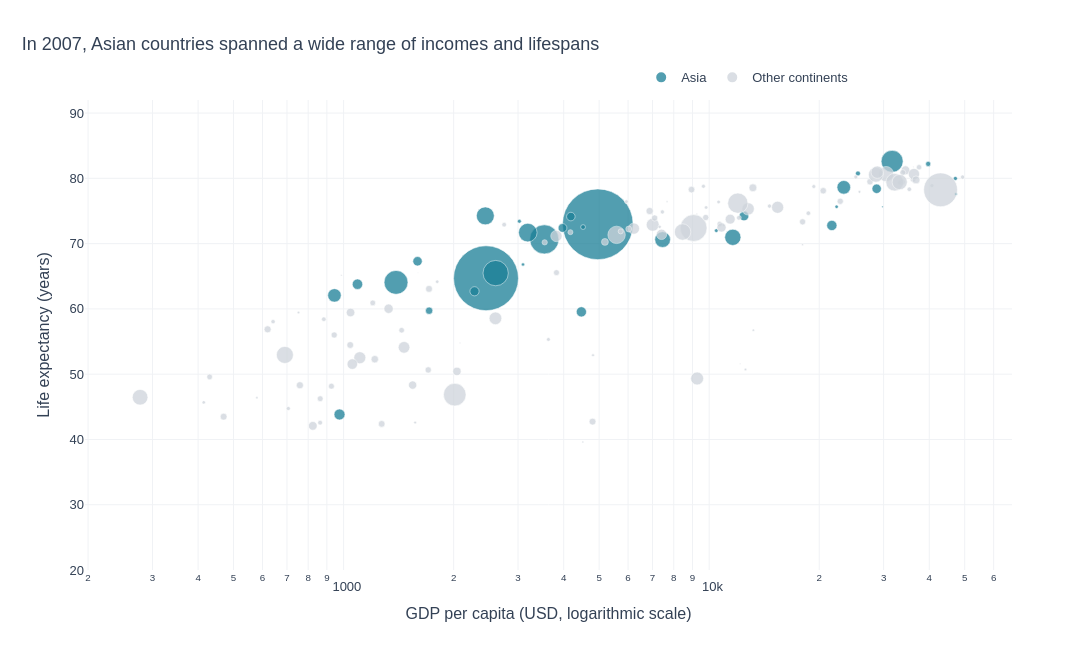

Write notebook code for a chart like this one.
### Markdown cell above
## Task 2 — Bubble chart: tell a story

**What to build:** A bubble chart (full 2007 dataset, all countries) where:
- x = GDP per capita (log scale)
- y = life expectancy
- size = population
- colour = ONE continent highlighted (your choice), all others grey
- At least one annotation explaining the highlighted group's story

> This is the grey-and-highlight technique applied to a bubble chart.

### Code cell
# Task 2 — Full Gapminder sample (2007); highlight Asia against grey context.
df_2007 = df[df.year == 2007].copy()
assert len(df_2007) == df.country.nunique() == 142
highlight = 'Asia'
df_2007['Highlight'] = df_2007.continent.apply(
    lambda c: highlight if c == highlight else 'Other continents')
# Draw grey bubbles first so coloured bubbles remain visible in front.
df_2007['Highlight'] = pd.Categorical(
    df_2007['Highlight'], categories=['Other continents', highlight], ordered=True)

asia_2007 = df_2007[df_2007.continent == highlight]
median_asia_gdp = asia_2007.gdpPercap.median()
median_asia_life = asia_2007.lifeExp.median()

fig2 = px.scatter(
    df_2007, x='gdpPercap', y='lifeExp', size='pop',
    color='Highlight', hover_name='country',
    hover_data={'continent':True, 'pop':':,', 'gdpPercap':':,.0f', 'lifeExp':':.1f', 'Highlight':False},
    color_discrete_map={'Other continents':'#CED4DB', 'Asia':'#197E96'},
    opacity=0.75, size_max=50, log_x=True,
    labels={'gdpPercap':'GDP per capita (USD, logarithmic scale)',
            'lifeExp':'Life expectancy (years)', 'pop':'Population', 'Highlight':''},
    title='In 2007, Asian countries spanned a wide range of incomes and lifespans')
fig2.add_annotation(
    x=median_asia_gdp, y=median_asia_life,
    text=f'Asia median: {median_asia_life:.1f} years<br>at ${median_asia_gdp:,.0f} GDP per person',
    showarrow=True, arrowhead=2, ax=120, ay=-95,
    arrowcolor='#197E96', bordercolor='#197E96', borderwidth=1,
    bgcolor='rgba(255,255,255,0.92)', font=dict(color='#24556A',size=12),
    borderpad=6)
fig2.update_layout(
    width=1100, height=650, template='plotly_white',
    title=dict(x=0.02),
    xaxis=dict(type='log', showgrid=True, gridcolor='#F0F2F5'),
    yaxis=dict(showgrid=True, gridcolor='#F0F2F5', range=[20,92]),
    legend=dict(title=None, orientation='h', y=1.08, x=0.6),
    margin=dict(l=85,r=80,t=100,b=80),
    paper_bgcolor='white', plot_bgcolor='white',
    font=dict(family='Arial',size=13,color='#334155'))
fig2.update_traces(marker=dict(line=dict(color='#FFFFFF', width=0.6)))
assert fig2.layout.xaxis.type == 'log'
assert len(fig2.data) == 2 and sum(len(trace.x) for trace in fig2.data) == 142
fig2.show()
print(f'{len(df_2007)} countries included; {len(asia_2007)} Asian countries highlighted. Asia median GDP/person: ${median_asia_gdp:,.0f}; median life expectancy: {median_asia_life:.1f} years.')

### Figure 1 — Plotly figure (JSON) as saved in the notebook; plotly's stock layout.template omitted (floating-point values rounded to 4 significant figures; data arrays with more than 128 entries replaced by an {"elided": "..."} marker saying what was removed)
{"data": [{"customdata": [["Asia", 31889923, "Asia"], ["Asia", 708573, "Asia"], ["Asia", 150448339, "Asia"], ["Asia", 14131858, "Asia"], ["Asia", 1318683096, "Asia"], ["Asia", 6980412, "Asia"], ["Asia", 1110396331, "Asia"], ["Asia", 223547000, "Asia"], ["Asia", 69453570, "Asia"], ["Asia", 27499638, "Asia"], ["Asia", 6426679, "Asia"], ["Asia", 127467972, "Asia"], ["Asia", 6053193, "Asia"], ["Asia", 23301725, "Asia"], ["Asia", 49044790, "Asia"], ["Asia", 2505559, "Asia"], ["Asia", 3921278, "Asia"], ["Asia", 24821286, "Asia"], ["Asia", 2874127, "Asia"], ["Asia", 47761980, "Asia"], ["Asia", 28901790, "Asia"], ["Asia", 3204897, "Asia"], ["Asia", 169270617, "Asia"], ["Asia", 91077287, "Asia"], ["Asia", 27601038, "Asia"], ["Asia", 4553009, "Asia"], ["Asia", 20378239, "Asia"], ["Asia", 19314747, "Asia"], ["Asia", 23174294, "Asia"], ["Asia", 65068149, "Asia"], ["Asia", 85262356, "Asia"], ["Asia", 4018332, "Asia"], ["Asia", 22211743, "Asia"]], "hovertemplate": "<b>%{hovertext}</b><br><br>GDP per capita (USD, logarithmic scale)=%{x:,.0f}<br>Life expectancy (years)=%{y:.1f}<br>Population=%{customdata[1]:,}<br>continent=%{customdata[0]}<extra></extra>", "hovertext": ["Afghanistan", "Bahrain", "Bangladesh", "Cambodia", "China", "Hong Kong, China", "India", "Indonesia", "Iran", "Iraq", "Israel", "Japan", "Jordan", "Korea, Dem. Rep.", "Korea, Rep.", "Kuwait", "Lebanon", "Malaysia", "Mongolia", "Myanmar", "Nepal", "Oman", "Pakistan", "Philippines", "Saudi Arabia", "Singapore", "Sri Lanka", "Syria", "Taiwan", "Thailand", "Vietnam", "West Bank and Gaza", "Yemen, Rep."], "legendgroup": "Asia", "marker": {"color": "#197E96", "line": {"color": "#FFFFFF", "width": 0.6}, "opacity": 0.75, "size": [31889923, 708573, 150448339, 14131858, 1318683096, 6980412, 1110396331, 223547000, 69453570, 27499638, 6426679, 127467972, 6053193, 23301725, 49044790, 2505559, 3921278, 24821286, 2874127, 47761980, 28901790, 3204897, 169270617, 91077287, 27601038, 4553009, 20378239, 19314747, 23174294, 65068149, 85262356, 4018332, 22211743], "sizemode": "area", "sizeref": 527500.0, "symbol": "circle"}, "mode": "markers", "name": "Asia", "orientation": "v", "showlegend": true, "type": "scatter", "x": [974.6, 29800.0, 1391.0, 1714.0, 4959.0, 39720.0, 2452.0, 3541.0, 11610.0, 4471.0, 25520.0, 31660.0, 4519.0, 1593.0, 23350.0, 47310.0, 10460.0, 12450.0, 3096.0, 944.0, 1091.0, 22320.0, 2606.0, 3190.0, 21650.0, 47140.0, 3970.0, 4185.0, 28720.0, 7458.0, 2442.0, 3025.0, 2281.0], "xaxis": "x", "y": [43.83, 75.64, 64.06, 59.72, 72.96, 82.21, 64.7, 70.65, 70.96, 59.55, 80.75, 82.6, 72.53, 67.3, 78.62, 77.59, 71.99, 74.24, 66.8, 62.07, 63.78, 75.64, 65.48, 71.69, 72.78, 79.97, 72.4, 74.14, 78.4, 70.62, 74.25, 73.42, 62.7], "yaxis": "y"}, {"customdata": {"elided": "109x3 mixed values"}, "hovertemplate": "<b>%{hovertext}</b><br><br>GDP per capita (USD, logarithmic scale)=%{x:,.0f}<br>Life expectancy (years)=%{y:.1f}<br>Population=%{customdata[1]:,}<br>continent=%{customdata[0]}<extra></extra>", "hovertext": ["Albania", "Algeria", "Angola", "Argentina", "Australia", "Austria", "Belgium", "Benin", "Bolivia", "Bosnia and Herzegovina", "Botswana", "Brazil", "Bulgaria", "Burkina Faso", "Burundi", "Cameroon", "Canada", "Central African Republic", "Chad", "Chile", "Colombia", "Comoros", "Congo, Dem. Rep.", "Congo, Rep.", "Costa Rica", "Cote d'Ivoire", "Croatia", "Cuba", "Czech Republic", "Denmark", "Djibouti", "Dominican Republic", "Ecuador", "Egypt", "El Salvador", "Equatorial Guinea", "Eritrea", "Ethiopia", "Finland", "France", "Gabon", "Gambia", "Germany", "Ghana", "Greece", "Guatemala", "Guinea", "Guinea-Bissau", "Haiti", "Honduras", "Hungary", "Iceland", "Ireland", "Italy", "Jamaica", "Kenya", "Lesotho", "Liberia", "Libya", "Madagascar", "Malawi", "Mali", "Mauritania", "Mauritius", "Mexico", "Montenegro", "Morocco", "Mozambique", "Namibia", "Netherlands", "New Zealand", "Nicaragua", "Niger", "Nigeria", "Norway", "Panama", "Paraguay", "Peru", "Poland", "Portugal", "Puerto Rico", "Reunion", "Romania", "Rwanda", "Sao Tome and Principe", "Senegal", "Serbia", "Sierra Leone", "Slovak Republic", "Slovenia", "Somalia", "South Africa", "Spain", "Sudan", "Swaziland", "Sweden", "Switzerland", "Tanzania", "Togo", "Trinidad and Tobago", "Tunisia", "Turkey", "Uganda", "United Kingdom", "United States", "Uruguay", "Venezuela", "Zambia", "Zimbabwe"], "legendgroup": "Other continents", "marker": {"color": "#CED4DB", "line": {"color": "#FFFFFF", "width": 0.6}, "opacity": 0.75, "size": [3600523, 33333216, 12420476, 40301927, 20434176, 8199783, 10392226, 8078314, 9119152, 4552198, 1639131, 190010647, 7322858, 14326203, 8390505, 17696293, 33390141, 4369038, 10238807, 16284741, 44227550, 710960, 64606759, 3800610, 4133884, 18013409, 4493312, 11416987, 10228744, 5468120, 496374, 9319622, 13755680, 80264543, 6939688, 551201, 4906585, 76511887, 5238460, 61083916, 1454867, 1688359, 82400996, 22873338, 10706290, 12572928, 9947814, 1472041, 8502814, 7483763, 9956108, 301931, 4109086, 58147733, 2780132, 35610177, 2012649, 3193942, 6036914, 19167654, 13327079, 12031795, 3270065, 1250882, 108700891, 684736, 33757175, 19951656, 2055080, 16570613, 4115771, 5675356, 12894865, 135031164, 4627926, 3242173, 6667147, 28674757, 38518241, 10642836, 3942491, 798094, 22276056, 8860588, 199579, 12267493, 10150265, 6144562, 5447502, 2009245, 9118773, 43997828, 40448191, 42292929, 1133066, 9031088, 7554661, 38139640, 5701579, 1056608, 10276158, 71158647, 29170398, 60776238, 301139947, 3447496, 26084662, 11746035, 12311143], "sizemode": "area", "sizeref": 527500.0, "symbol": "circle"}, "mode": "markers", "name": "Other continents", "orientation": "v", "showlegend": true, "type": "scatter", "x": [5937.0, 6223.0, 4797.0, 12780.0, 34440.0, 36130.0, 33690.0, 1441.0, 3822.0, 7446.0, 12570.0, 9066.0, 10680.0, 1217.0, 430.1, 2042.0, 36320.0, 706.0, 1704.0, 13170.0, 7007.0, 986.1, 277.6, 3633.0, 9645.0, 1545.0, 14620.0, 8948.0, 22830.0, 35280.0, 2082.0, 6025.0, 6873.0, 5581.0, 5728.0, 12150.0, 641.4, 690.8, 33210.0, 30470.0, 13210.0, 752.7, 32170.0, 1328.0, 27540.0, 5186.0, 942.7, 579.2, 1202.0, 3548.0, 18010.0, 36180.0, 40680.0, 28570.0, 7321.0, 1463.0, 1569.0, 414.5, 12060.0, 1045.0, 759.3, 1043.0, 1803.0, 10960.0, 11980.0, 9254.0, 3820.0, 823.7, 4811.0, 36800.0, 25190.0, 2749.0, 619.7, 2014.0, 49360.0, 9809.0, 4173.0, 7409.0, 15390.0, 20510.0, 19330.0, 7670.0, 10810.0, 863.1, 1598.0, 1712.0, 9787.0, 862.5, 18680.0, 25770.0, 926.1, 9270.0, 28820.0, 2602.0, 4513.0, 33860.0, 37510.0, 1107.0, 883.0, 18010.0, 7093.0, 8458.0, 1056.0, 33200.0, 42950.0, 10610.0, 11420.0, 1271.0, 469.7], "xaxis": "x", "y": [76.42, 72.3, 42.73, 75.32, 81.23, 79.83, 79.44, 56.73, 65.55, 74.85, 50.73, 72.39, 73.0, 52.3, 49.58, 50.43, 80.65, 44.74, 50.65, 78.55, 72.89, 65.15, 46.46, 55.32, 78.78, 48.33, 75.75, 78.27, 76.49, 78.33, 54.79, 72.23, 74.99, 71.34, 71.88, 51.58, 58.04, 52.95, 79.31, 80.66, 56.73, 59.45, 79.41, 60.02, 79.48, 70.26, 56.01, 46.39, 60.92, 70.2, 73.34, 81.76, 78.89, 80.55, 72.57, 54.11, 42.59, 45.68, 73.95, 59.44, 48.3, 54.47, 64.16, 72.8, 76.19, 74.54, 71.16, 42.08, 52.91, 79.76, 80.2, 72.9, 56.87, 46.86, 80.2, 75.54, 71.75, 71.42, 75.56, 78.1, 78.75, 76.44, 72.48, 46.24, 65.53, 63.06, 74.0, 42.57, 74.66, 77.93, 48.16, 49.34, 80.94, 58.56, 39.61, 80.88, 81.7, 52.52, 58.42, 69.82, 73.92, 71.78, 51.54, 79.42, 78.24, 76.38, 73.75, 42.38, 43.49], "yaxis": "y"}], "layout": {"annotations": [{"arrowcolor": "#197E96", "arrowhead": 2, "ax": 120, "ay": -95, "bgcolor": "rgba(255,255,255,0.92)", "bordercolor": "#197E96", "borderpad": 6, "borderwidth": 1, "font": {"color": "#24556A", "size": 12}, "showarrow": true, "text": "Asia median: 72.4 years<br>at $4,471 GDP per person", "x": 4471.0, "y": 72.4}], "font": {"color": "#334155", "family": "Arial", "size": 13}, "height": 650, "legend": {"itemsizing": "constant", "orientation": "h", "title": {}, "tracegroupgap": 0, "x": 0.6, "y": 1.08}, "margin": {"b": 80, "l": 85, "r": 80, "t": 100}, "paper_bgcolor": "white", "plot_bgcolor": "white", "title": {"text": "In 2007, Asian countries spanned a wide range of incomes and lifespans", "x": 0.02}, "width": 1100, "xaxis": {"anchor": "y", "domain": [0.0, 1.0], "gridcolor": "#F0F2F5", "showgrid": true, "title": {"text": "GDP per capita (USD, logarithmic scale)"}, "type": "log"}, "yaxis": {"anchor": "x", "domain": [0.0, 1.0], "gridcolor": "#F0F2F5", "range": [20, 92], "showgrid": true, "title": {"text": "Life expectancy (years)"}}}}
